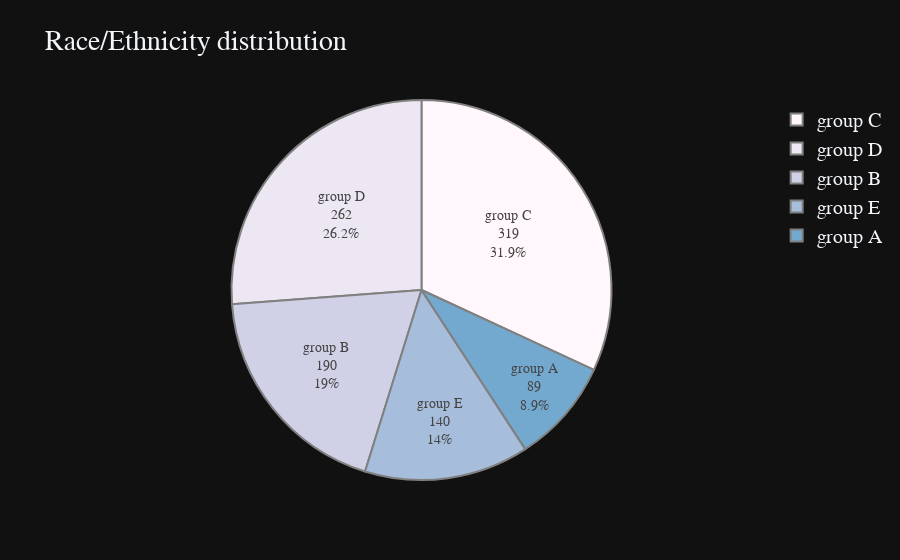

This figure's notebook cell:
### Code cell
race_ethnicity=df['race/ethnicity'].value_counts()
fig=px.pie(values=race_ethnicity.values,
          names=race_ethnicity.index,
          color_discrete_sequence=px.colors.sequential.PuBu,
          title="Race/Ethnicity distribution", template="plotly_dark")

fig.update_traces(textinfo='label+percent+value', textfont_size=14,
                  marker=dict(line=dict(color='#100000', width=0.2)))
fig.data[0].marker.line.width = 2
fig.data[0].marker.line.color='gray'
fig.update_layout(
    font=dict(size=20,family="Franklin Gothic"))
fig.show()

### Figure 1 — Plotly figure (JSON) as saved in the notebook; plotly's stock layout.template omitted (floating-point values rounded to 4 significant figures)
{"data": [{"domain": {"x": [0, 1], "y": [0, 1]}, "hovertemplate": "label=%{label}<br>value=%{value}<extra></extra>", "labels": ["group C", "group D", "group B", "group E", "group A"], "legendgroup": "", "marker": {"line": {"color": "gray", "width": 2}}, "name": "", "showlegend": true, "textfont": {"size": 14}, "textinfo": "label+percent+value", "type": "pie", "values": [319, 262, 190, 140, 89]}], "layout": {"font": {"family": "Franklin Gothic", "size": 20}, "legend": {"tracegroupgap": 0}, "piecolorway": ["rgb(255,247,251)", "rgb(236,231,242)", "rgb(208,209,230)", "rgb(166,189,219)", "rgb(116,169,207)", "rgb(54,144,192)", "rgb(5,112,176)", "rgb(4,90,141)", "rgb(2,56,88)"], "title": {"text": "Race/Ethnicity distribution"}}}
